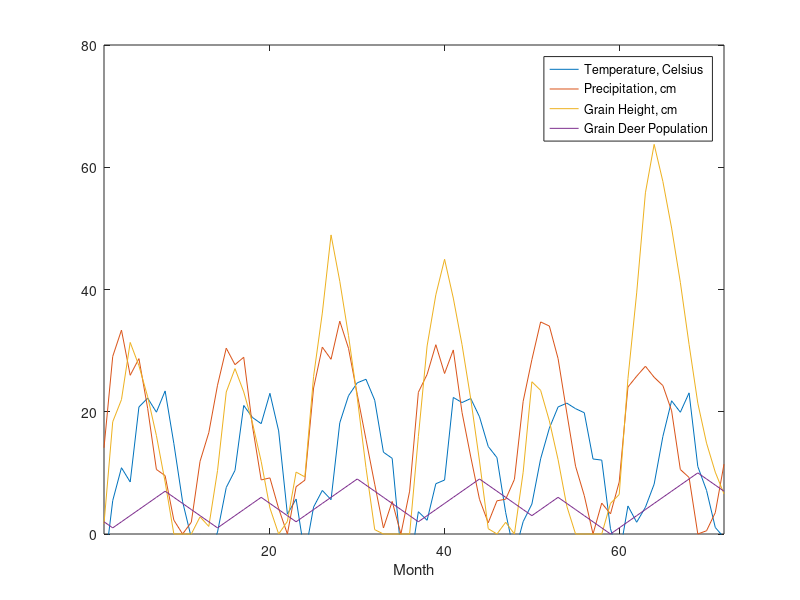

Recreate this plot in MATLAB.
load('GrainDeerData.txt')

month = GrainDeerData(:,1);
year = [1:12:61];
year = repmat(year, 12, 1);
year = reshape(year, [], 1);
month = month + year;
Temperature = GrainDeerData(:,3);
Precipitation = GrainDeerData(:,4);
GrainHeight = GrainDeerData(:,5);
GrainDeer = GrainDeerData(:,6);

figure
plot(month,Temperature)
hold on
plot(month,Precipitation)
plot(month,GrainHeight)
plot(month,GrainDeer)
xlabel('Month')
legend('Temperature, Celsius', 'Precipitation, cm', 'Grain Height, cm', 'Grain Deer Population')
axis([-inf,inf,0,80])
hold off